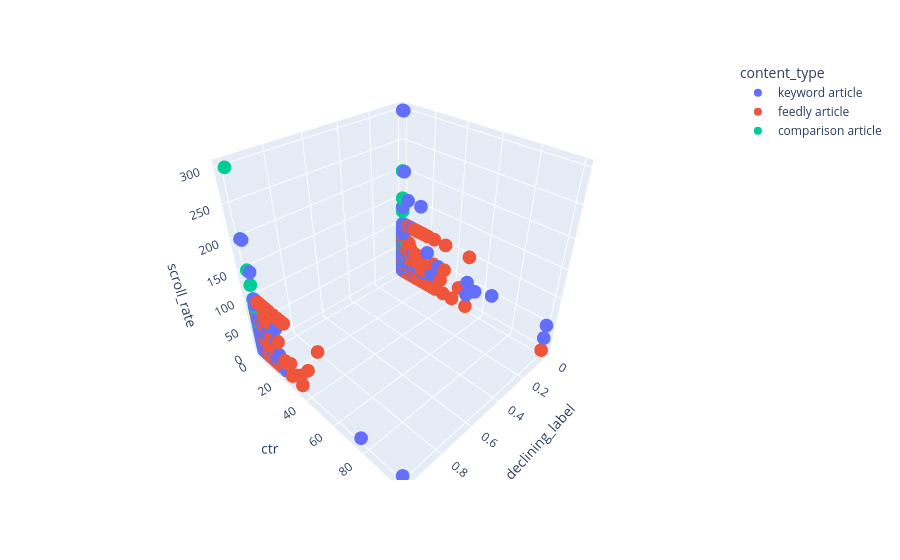

Notebook cell for this chart:
### Code cell
fig = px.scatter_3d(data_frame=df, x='is_declining_label', y='ctr', z='scroll_rate', color='content_type')
fig.show()

### Figure 1 — Plotly figure (JSON) as saved in the notebook; plotly's stock layout.template omitted (floating-point values rounded to 4 significant figures; data arrays with more than 128 entries replaced by an {"elided": "..."} marker saying what was removed)
{"data": [{"hovertemplate": "content_type=keyword article<br>is_declining_label=%{x}<br>ctr=%{y}<br>scroll_rate=%{z}<extra></extra>", "legendgroup": "keyword article", "marker": {"color": "#636efa", "symbol": "circle"}, "mode": "markers", "name": "keyword article", "scene": "scene", "showlegend": true, "type": "scatter3d", "x": {"elided": "27207 int values"}, "y": {"elided": "27207 float values"}, "z": {"elided": "27207 float values"}}, {"hovertemplate": "content_type=feedly article<br>is_declining_label=%{x}<br>ctr=%{y}<br>scroll_rate=%{z}<extra></extra>", "legendgroup": "feedly article", "marker": {"color": "#EF553B", "symbol": "circle"}, "mode": "markers", "name": "feedly article", "scene": "scene", "showlegend": true, "type": "scatter3d", "x": {"elided": "2096 int values"}, "y": {"elided": "2096 float values"}, "z": {"elided": "2096 float values"}}, {"hovertemplate": "content_type=comparison article<br>is_declining_label=%{x}<br>ctr=%{y}<br>scroll_rate=%{z}<extra></extra>", "legendgroup": "comparison article", "marker": {"color": "#00cc96", "symbol": "circle"}, "mode": "markers", "name": "comparison article", "scene": "scene", "showlegend": true, "type": "scatter3d", "x": {"elided": "697 int values"}, "y": {"elided": "697 float values"}, "z": {"elided": "697 float values"}}], "layout": {"legend": {"title": {"text": "content_type"}, "tracegroupgap": 0}, "margin": {"t": 60}, "scene": {"domain": {"x": [0, 1], "y": [0, 1]}, "xaxis": {"title": {"text": "is_declining_label"}}, "yaxis": {"title": {"text": "ctr"}}, "zaxis": {"title": {"text": "scroll_rate"}}}}}
